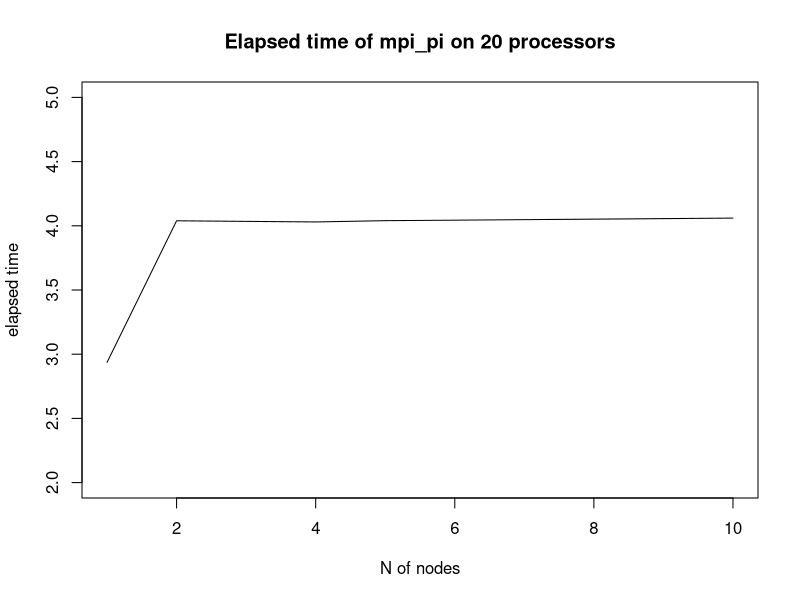

The R source for this figure: (Note: this script raises an error after producing the figure.)
nodes = c(1,2,4,5,10)
time=c(2.9363,4.0390,4.0300,4.0400,4.0600)

plot(nodes,time,type = "l", ylim=c(2,5),ylab ="elapsed time",xlab="N of nodes",main="Elapsed time of mpi_pi on 20 processors")


time_executions <- read_csv2("time_executions_strong.csv")
plot(1,1)
serial_time= 1.56
abline(serial_time,0)
serial_time
